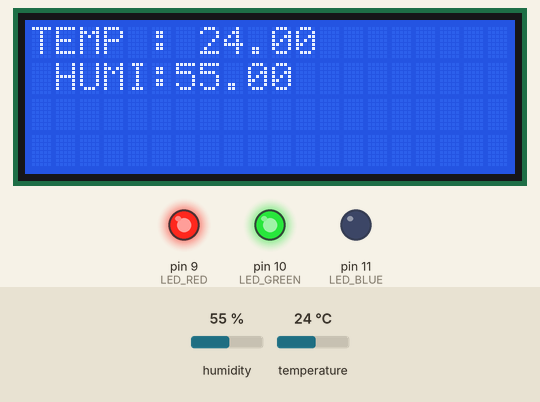
This sketch was run on a simulated Arduino Uno, built with avr-gcc and run on an emulated ATmega328P. Shown: 20×4 character LCD, output pins drawn as LEDs (lit = HIGH). Inputs (shaded band) come from the test bench; at power-on: humidity 55 %, temperature 24 °C. What the sketch prints to the serial monitor is not drawn.

Above: at 1.2 s.
1.3 s: humidity set to 36 %
At 4.4 s:
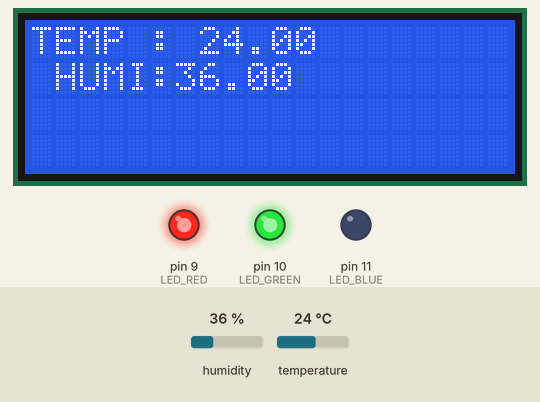
5.3 s: humidity set to 33 %
At 7.2 s:
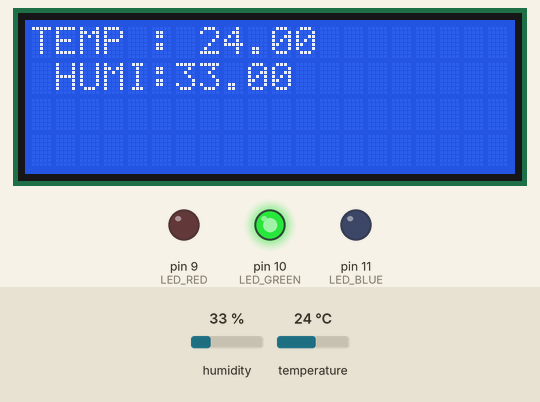
9.3 s: temperature set to 27 °C
At 10.0 s:
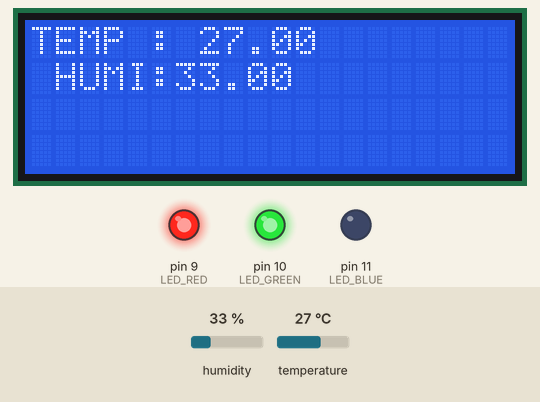
13.3 s: temperature set to 29 °C
17.3 s: temperature set to 32 °C
At 19.6 s:
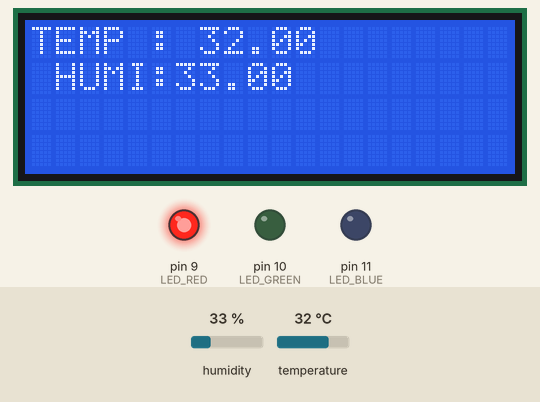
Timing chart, 0 to 21.1 s (numbered marks = the images above; inputs shaded):
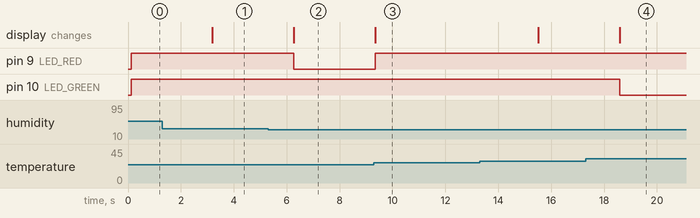

The sketch:

arduino_check_temp.ino
```cpp
#include "DHT.h"
#include <Wire.h>
#include <LiquidCrystal_I2C.h>

#define LED_RED 9
#define LED_GREEN 10
#define LED_BLUE 11

#define DHTPIN 3
#define DHTTYPE DHT11

DHT dht(DHTPIN, DHTTYPE);

LiquidCrystal_I2C lcd(0x27, 20, 4); // I2C LCD 모듈의 주소와 크기를 입력합니다.

void setup(){
  Serial.begin(9600);
  dht.begin();
  lcd.init(); // LCD 초기화
  lcd.backlight(); // LCD 백라이트 활성화
  pinMode(LED_RED,OUTPUT);
  pinMode(LED_GREEN,OUTPUT);
  pinMode(LED_BLUE,OUTPUT);
}

void loop(){
  float humi = dht.readHumidity();
  float temp = dht.readTemperature();
  float tmp = 1;

  Serial.print(tmp);
  Serial.print("C");
  Serial.print(" ");
  Serial.print(humi);
  Serial.println("%");

  lcd.clear();
  lcd.setCursor(0,0);
  lcd.print("TEMP : ");
  lcd.print(temp);
  lcd.setCursor(0,1);
  lcd.print(" HUMI:");
  lcd.print(humi);

float di = (1.8*temp) - (0.55 * (1 - humi/100.0) * (1.8 * temp - 26)) +32;
Serial.print("discomfor index :");
Serial.println(di);

if(di <= 69){
  digitalWrite(LED_RED,LOW);
  digitalWrite(LED_GREEN,HIGH);
  digitalWrite(LED_BLUE,LOW);
}
else if(di >= 70 && di <= 75){
  digitalWrite(LED_RED,HIGH);
  digitalWrite(LED_GREEN,HIGH);
  digitalWrite(LED_BLUE,LOW);
}
else if(di >= 76){
  digitalWrite(LED_RED,HIGH);
  digitalWrite(LED_GREEN,LOW);
  digitalWrite(LED_BLUE,LOW);
}
  delay(1500);
}
```

Measured:
- the behaviour switches between 35 and 34 % on humidity (found by bisection; images 1 and 2)
- the behaviour switches between 25 and 26 °C on temperature (found by bisection; images 2 and 3)
- the behaviour switches between 30 and 31 °C on temperature (found by bisection; images 3 and 4)
- after the input at 1.3 s, the display: changes after 1.9 s (image 1)
- after the input at 5.3 s, pin 9 (LED_RED): HIGH → LOW after 0.97 s; the display: changes after 0.97 s (image 2)
- after the input at 9.3 s, pin 9 (LED_RED): LOW → HIGH after 0.05 s; the display: changes after 0.05 s (image 3)
- after the input at 17.3 s, pin 10 (LED_GREEN): HIGH → LOW after 1.3 s; the display: changes after 1.3 s (image 4)
